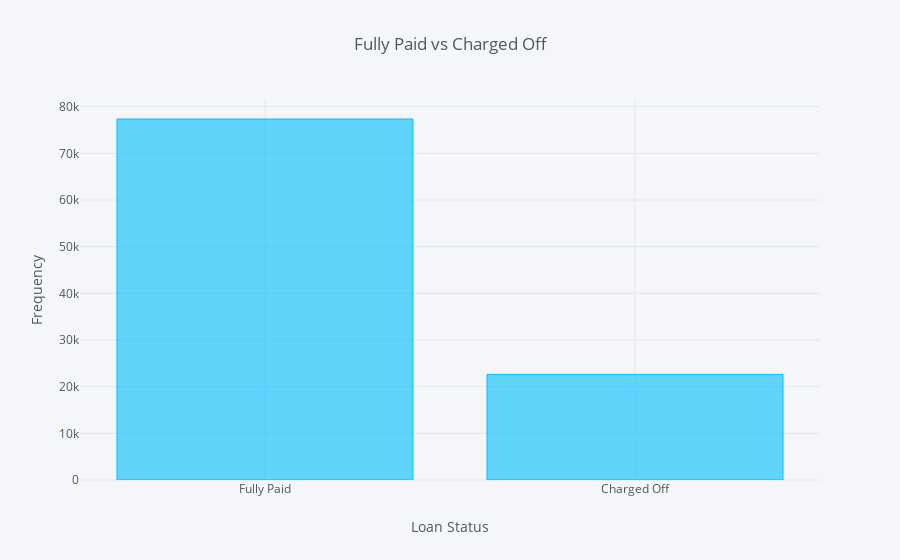

The code cell stored with this chart in its notebook:
### Code cell
count = credit_train['Loan Status'].value_counts().reset_index()
count.iplot(kind = 'bar' ,x = 'index' , y = 'Loan Status' , xTitle = "Loan Status" , yTitle = "Frequency" , color = 'deepskyblue'
           , title = "Fully Paid vs Charged Off")

### Figure 1 — Plotly figure (JSON) as saved in the notebook; plotly's stock layout.template omitted (floating-point values rounded to 4 significant figures)
{"data": [{"marker": {"color": "rgba(0, 191, 255, 0.6)", "line": {"color": "rgba(0, 191, 255, 1.0)", "width": 1}}, "name": "Loan Status", "orientation": "v", "text": "", "type": "bar", "uid": "0098dda7-9453-4d87-b00a-630bccc2e674", "x": ["Fully Paid", "Charged Off"], "y": [77361, 22639]}], "layout": {"legend": {"bgcolor": "#F5F6F9", "font": {"color": "#4D5663"}}, "paper_bgcolor": "#F5F6F9", "plot_bgcolor": "#F5F6F9", "title": {"font": {"color": "#4D5663"}, "text": "Fully Paid vs Charged Off"}, "xaxis": {"gridcolor": "#E1E5ED", "showgrid": true, "tickfont": {"color": "#4D5663"}, "title": {"font": {"color": "#4D5663"}, "text": "Loan Status"}, "zerolinecolor": "#E1E5ED"}, "yaxis": {"gridcolor": "#E1E5ED", "showgrid": true, "tickfont": {"color": "#4D5663"}, "title": {"font": {"color": "#4D5663"}, "text": "Frequency"}, "zerolinecolor": "#E1E5ED"}}}
